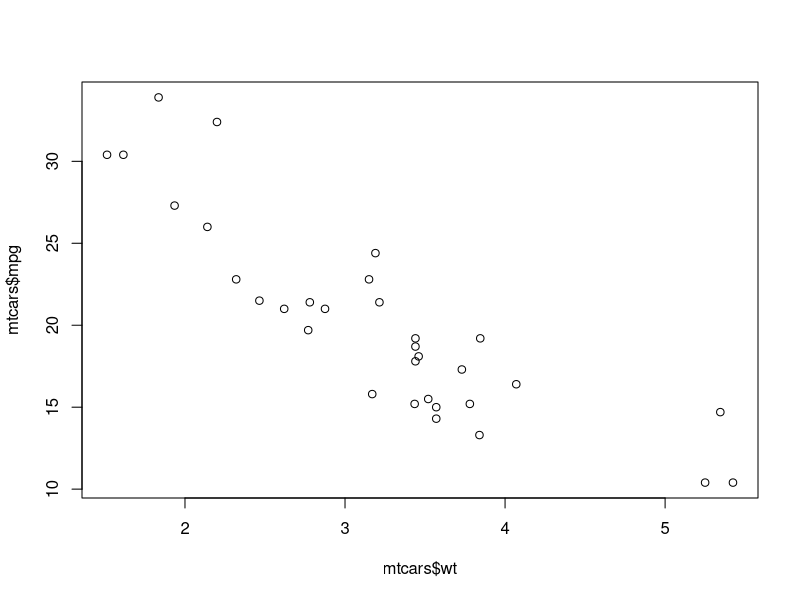
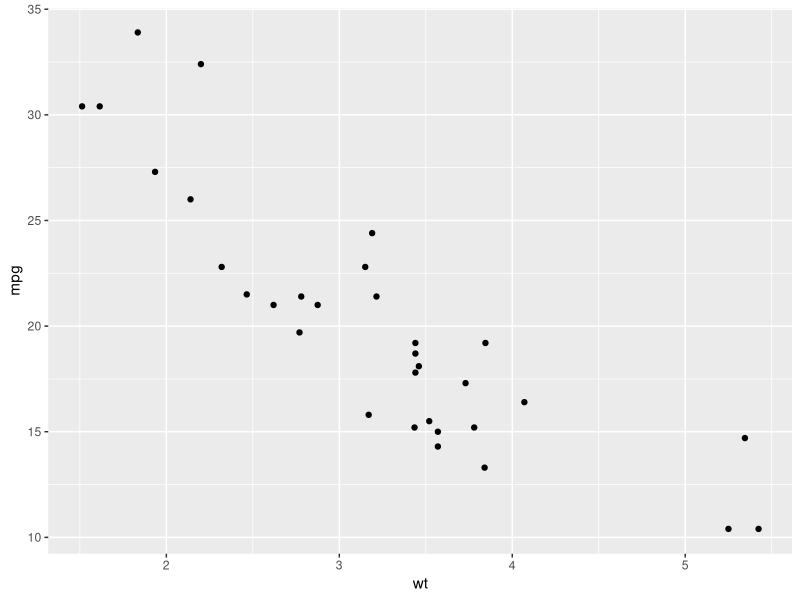
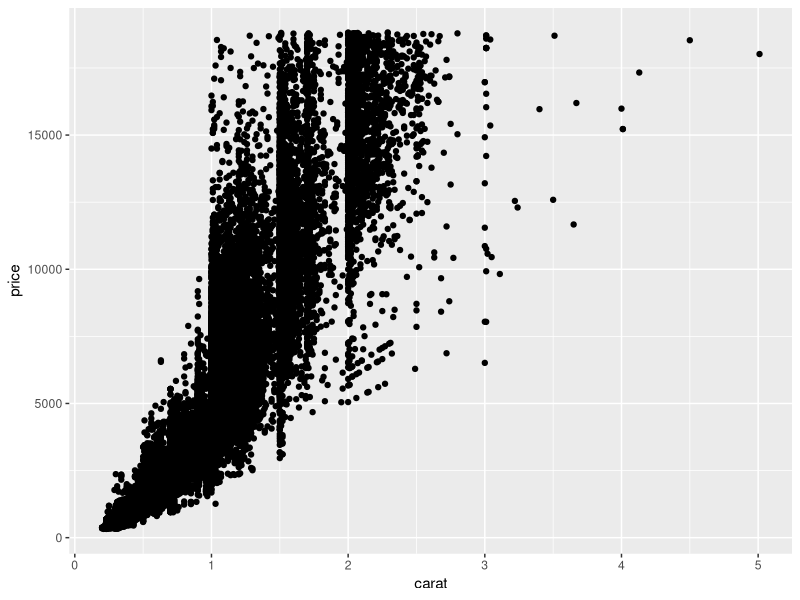
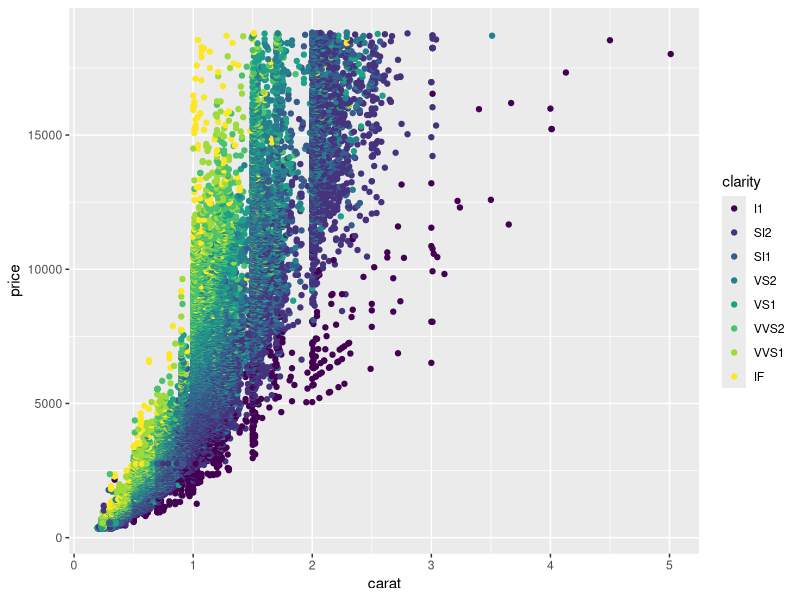
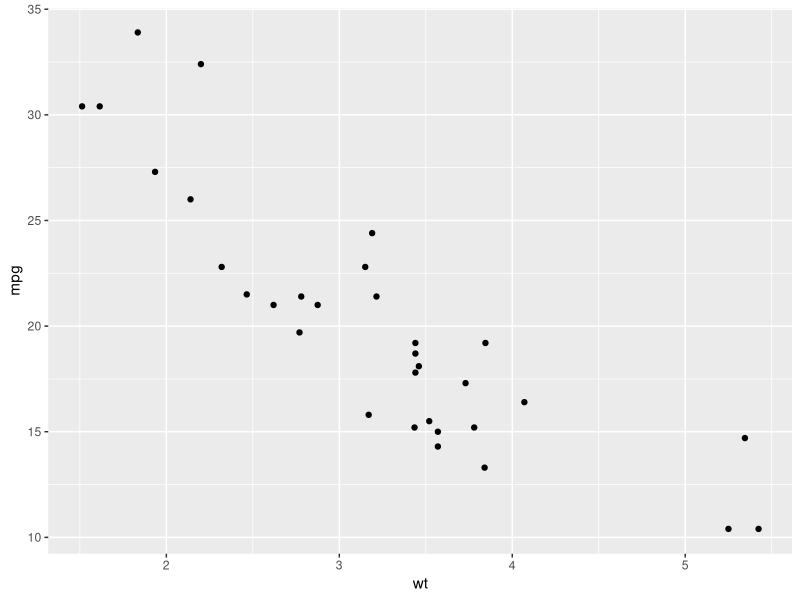
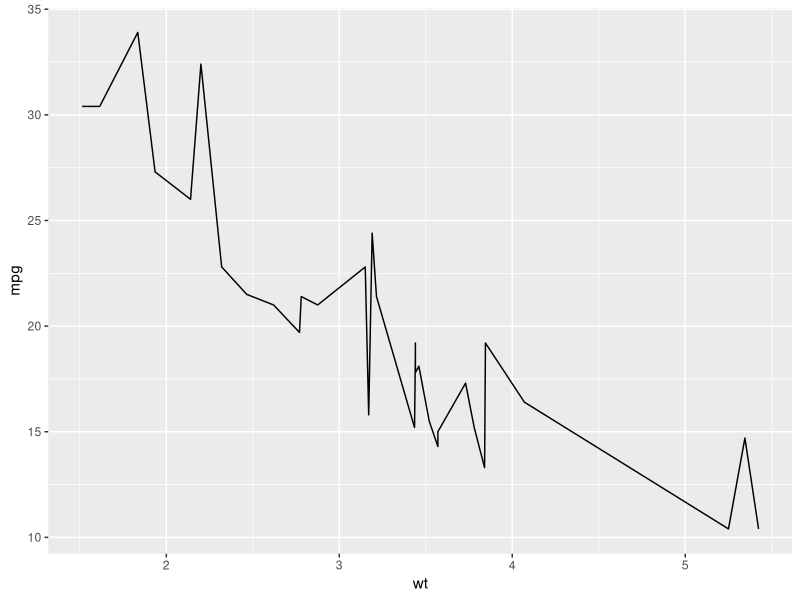
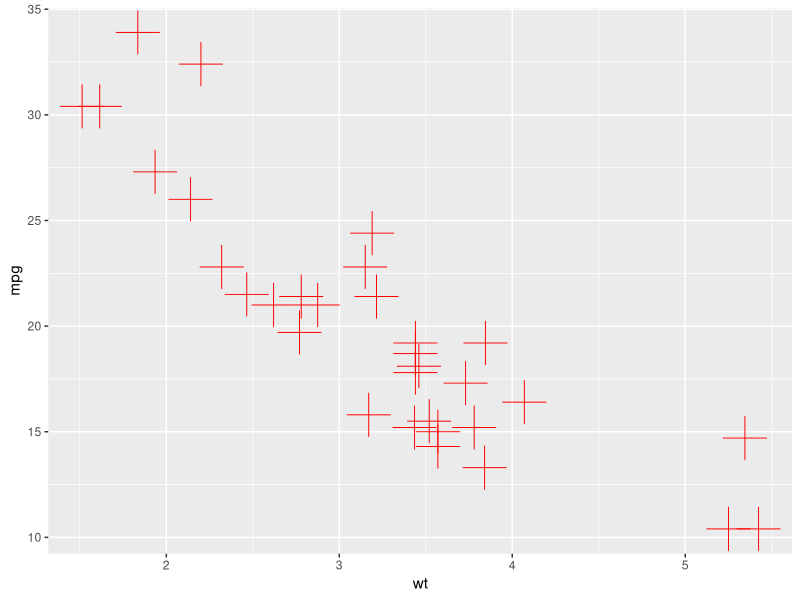
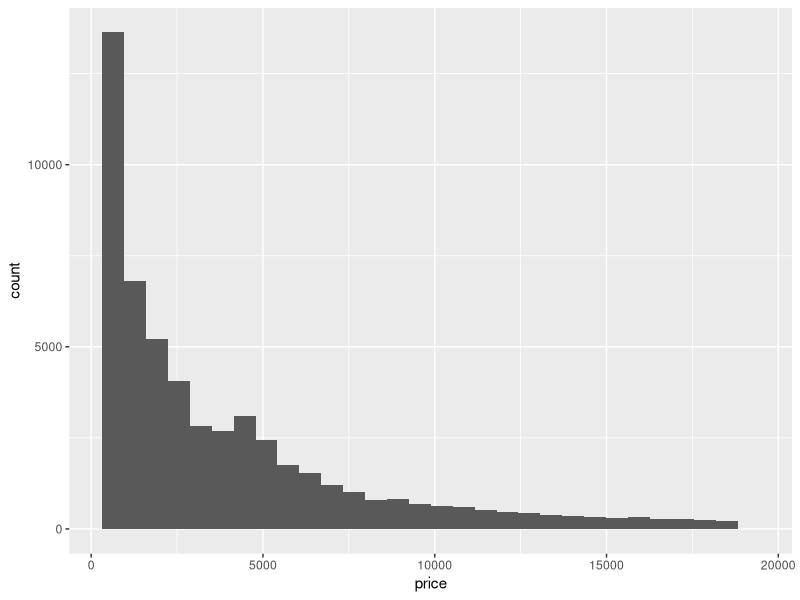

Write R code to recreate these figures, in order.
## ---- chunk 1
library(ggplot2)
## ---- chunk 2
mtcars
## ---- chunk 3
plot(mtcars$wt, mtcars$mpg)
## ---- chunk 4
qplot(wt,mpg,data=mtcars)
## ---- chunk 5
diamonds
## ---- chunk 6
qplot(carat,price,data = diamonds)
## ---- chunk 7
qplot(carat, price, data = diamonds,colour=clarity)
## ---- chunk 8
ggplot(mtcars, aes(x = wt, y = mpg)) + geom_point()
## ---- chunk 9
ggplot(mtcars, aes(x = wt, y = mpg)) + geom_line()
## ---- chunk 10
ggplot(mtcars, aes(x = wt, y = mpg)) + geom_point(colour = "red",pch=3,size=10)
## ---- chunk 11
ggplot()+stat_bin(data = diamonds, aes(x= price, y = ..count..))
## ---- chunk 12
ggplot()+stat_bin(data = diamonds, aes(x= price, y = ..ncount..))
## ---- chunk 13
ggplot(mtcars, aes(x = wt, y = mpg)) + geom_point() + ggtitle("hello title")
## ---- chunk 14
ggplot(mtcars, aes(x = wt, y = mpg)) + geom_point()+scale_x_continuous(sec.axis = dup_axis()) +scale_y_continuous(sec.axis = dup_axis())
